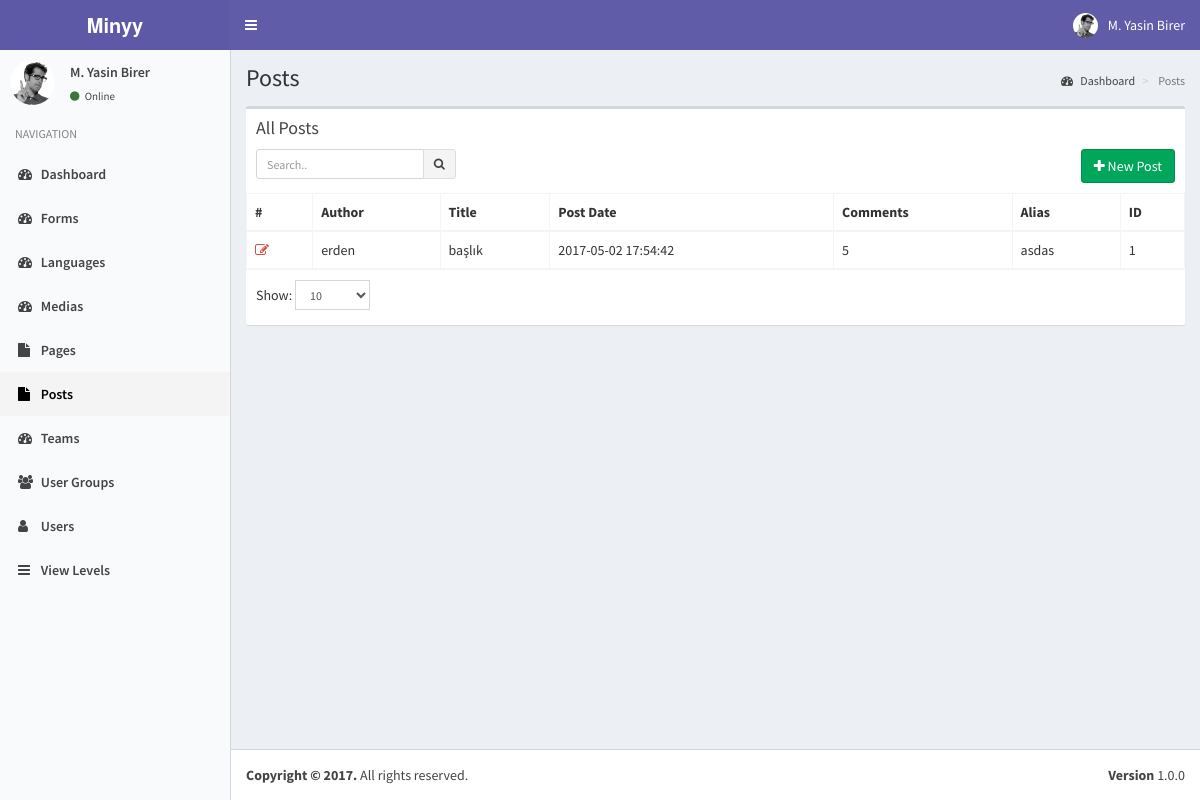
Screenshot of /index.php?controller=module&action=posts (signed in) with the database file from the repository.
### tables this page shows
CREATE TABLE `users` (
  `pk_user_id` int(11) NOT NULL,
  `username` varchar(50) NOT NULL,
  `password` varchar(50) NOT NULL,
  `email` varchar(75) NOT NULL,
  `last_visit` timestamp NOT NULL DEFAULT CURRENT_TIMESTAMP ON UPDATE CURRENT_TIMESTAMP,
  `fullname` varchar(50) DEFAULT NULL,
  `registration_date` timestamp NULL DEFAULT NULL
);

CREATE TABLE `posts` (
  `pk_post_id` int(11) NOT NULL,
  `author_id` int(11) NOT NULL,
  `post_date` timestamp NULL DEFAULT NULL,
  `post_title` text,
  `post_alias` text,
  `post_content` longtext,
  `post_status` varchar(20) DEFAULT NULL,
  `comment_status` varchar(20) DEFAULT NULL,
  `modified_by` int(11) DEFAULT NULL,
  `modified_date` timestamp NULL DEFAULT NULL,
  `guid` varchar(255) DEFAULT NULL,
  `post_type` varchar(20) DEFAULT NULL,
  `comment_count` bigint(20) DEFAULT NULL,
  `post_params` json DEFAULT NULL
);

### helpers/view_helper.php (called while the page is built, shortened)
<?php
class ViewHelper
{
    private static $__layout='public';
    public static function getView($viewFolder,$viewFile){
        Functions::requireFile('views/'.$viewFolder,$viewFile.'.php');
    }
    public static function setLayout($layout){
        self::$__layout=$layout;
    }
    public static function getHeader(){
        require_once('views/'.self::$__layout.'_header.php');
    }
}
?>

### controllers/posts_controller.php (called while the page is built, shortened)
<?php
class PostsController implements ModuleInterface
{
    public static function getList($params=array()) {
        $search_term=isset($_GET['search_term']) ? Functions::clearString($_GET['search_term']) : "";
        $order_by=isset($_GET['order_by']) && !empty($_GET['order_by']) ? strtolower(Functions::clearString($_GET['order_by'])) : "id";
        $order_dir=isset($_GET['order_dir']) && !empty($_GET['order_dir']) ? strtolower(Functions::clearString($_GET['order_dir'])) : "desc";
        $limit=isset($_GET['limit']) && !empty($_GET['limit']) ? (int) Functions::clearString($_GET['limit']) : 20;
        $page=isset($_GET['page']) && !empty($_GET['page']) ? (int) Functions::clearString($_GET['page']) : 1;
        $offset=($page-1)*$limit;
        $params=[
            "search_term"=>$search_term,
            "order_by"=>$order_by,
            "order_dir"=>$order_dir,
            "limit"=>$limit,
            "offset"=>$offset
        ];
        $objList = Posts::getObjList($params);
        ViewHelper::getView('posts','posts');
    }
}
?>

### index.php (called while the page is built, shortened)
<?php
require_once('helpers/view_helper.php');
require_once('helpers/functions_helper.php');
require_once('helpers/translate_helper.php');
require_once('models/users_model.php');
require_once('models/view_levels_model.php');
require_once('models/posts_model.php');
require_once('routes.php');

### models/users_model.php (called while the page is built, shortened)
<?php
class Users implements DatabaseObject {
    public $groups;
    public function __construct($pk_user_id,$username,$password,$email,$last_visit,$fullname,$registration_date){
        $this->fullname=$fullname;
        $this->groups=$this->getUserGroups($pk_user_id);
        $this->modules=$this->getUserModules($pk_user_id);
    }
    public static function getObj($id){
        try{
            $db = Db::getInstance();
            $id = intval($id);
            $req = $db->prepare('SELECT * FROM users WHERE pk_user_id = :pk_user_id');
            $req->execute(array('pk_user_id' => $id));
            $obj = $req->fetch();
            if($obj){
                return new Users( $obj['pk_user_id'],
                                    $obj['username'],
                                    $obj['password'],
                                    $obj['email'],
                                    $obj['last_visit'],
                                    $obj['fullname'],
                                    $obj['registration_date']);
            }
            else{
                return [];
            }
        }
        catch (PDOException $e){
            return $e->getMessage();
        }
    }
    public function getUserGroups($id){
        try{
            $db = Db::getInstance();
            $id = intval($id);
            $req = $db->prepare('SELECT * FROM user_usergroup_map WHERE pk_user_id = :pk_user_id');
            $req->execute(array('pk_user_id' => $id));
            $list=[];
            foreach($req->fetchAll() as $obj) {
                $list[]= $obj['pk_group_id'];
            }
            return $list;
        }
        catch (PDOException $e){
            return $e->getMessage();
        }
    }
    public function getUserModules($id){
        $modules=[];
        $params=[
            "search_term"=>"",
            "order_by"=>"name",
            "order_dir"=>"asc",
            "limit"=>"1000",
            "offset"=>"0"
        ];
        $viewLevels=ViewLevels::getObjList($params);
        foreach($viewLevels as $viewObj){
            $voGroups=json_decode($viewObj->groups);
            $voModules=json_decode($viewObj->modules);
            foreach($this->groups as $uoGroup){
                if(in_array($uoGroup,$voGroups)){
                    $modules=array_merge($modules,$voModules);
                }
            }
        }
        $modules=array_merge(array_unique($modules));
        asort($modules);
        global $controllers;
        foreach($modules as $kmodule=>$vmodule){
            $modules[$kmodule]=$controllers['module'][$vmodule];
        }
        return $modules;
    }
}

### models/view_levels_model.php (called while the page is built, shortened)
<?php
class ViewLevels implements DatabaseObject {
    public function __construct($pk_view_level_id,$title,$groups,$modules){
        $this->groups=$groups;
        $this->modules=$modules;
    }
    public static function getObjList($params){
        $list = [];
        $order_dirs=array("desc","asc");
        $key=array_search($params["order_dir"],$order_dirs);
        $order_dir=$order_dirs[($key) ? $key : 0];
        $order_columns=array("pk_view_level_id", "title");
        $key=array_search($params["order_by"],$order_columns);
        $order_by=$order_columns[($key) ? $key : 0];
        $limit=$params["limit"] ? $params["limit"] : "20";
        $offset=$params["offset"] ? $params["offset"] : "0";
        $query="SELECT * FROM view_levels";
        $query.=" ORDER BY $order_by $order_dir LIMIT :offset , :limit";
        $db = Db::getInstance();
        $req = $db->prepare($query);
        $req->bindValue(':limit', intval($limit), PDO::PARAM_INT);
        $req->bindValue(':offset', intval($offset), PDO::PARAM_INT);
        $req->execute();
        foreach($req->fetchAll() as $obj) {
            $list[] = new ViewLevels( $obj['pk_view_level_id'],
                                $obj['title'],
                                $obj['groups'],
                                $obj['modules']);
        }
        return $list;
    }
}

### models/posts_model.php (called while the page is built, shortened)
<?php
    class Posts implements DatabaseObject {
        public function __construct($pk_post_id,$author_id,$author_name,$post_date,$post_title,$post_alias,$post_content,$post_status,$comment_status,$modified_by,$modified_date,$guid,$post_type,$comment_count,$post_params){
            $this->pk_post_id=$pk_post_id;
            $this->author_name=$author_name;
            $this->post_date=$post_date;
            $this->post_title=$post_title;
            $this->post_alias=$post_alias;
            $this->comment_count=$comment_count;
        }
        public static function getObjList($params){
            $list = [];
            $order_dirs=array("desc","asc");
            $key=array_search($params["order_dir"],$order_dirs);
            $order_dir=$order_dirs[($key) ? $key : 0];
            $order_columns=array("pk_post_id","author_id", "post_date", "modified_by", "modified_date", "post_type", "comment_count");
            $key=array_search($params["order_by"],$order_columns);
            $order_by=$order_columns[($key) ? $key : 0];
            $limit=$params["limit"] ? $params["limit"] : "20";
            $offset=$params["offset"] ? $params["offset"] : "0";
            $query="SELECT p.pk_post_id,p.author_id,u.username,p.post_date,p.post_title,p.post_alias,p.post_status,p.comment_status,p.modified_by,p.modified_date,p.guid,p.post_type,p.comment_count,p.post_params FROM minyy.posts as p LEFT JOIN minyy.users as u on p.author_id=u.pk_user_id";
            $query.=" ORDER BY $order_by $order_dir LIMIT :offset , :limit";
            $db = Db::getInstance();
            $req = $db->prepare($query);
            $req->bindValue(':limit', intval($limit), PDO::PARAM_INT);
            $req->bindValue(':offset', intval($offset), PDO::PARAM_INT);
            $req->execute();
            foreach($req->fetchAll() as $obj) {
                $list[] = new Posts( $obj['pk_post_id'],
                                    $obj['author_id'],
                                    $obj['username'],
                                    $obj['post_date'],
                                    $obj['post_title'],
                                    $obj['post_alias'],
                                    '',
                                    $obj['post_status'],
                                    $obj['comment_status'],
                                    $obj['modified_by'],
                                    $obj['modified_date'],
                                    $obj['guid'],
                                    $obj['post_type'],
                                    $obj['comment_count'],
                                    $obj['post_params']);
            }
            return $list;
        }
    }
?>

### views/posts/posts.php (the view, shortened to what this page needs)
<?php ViewHelper::getHeader(); ?>
<?php
    global $objList;
    global $params;
?>
<section class="content-header">
    <h1>
    </h1>
    <ol class="breadcrumb">
    <li><a href="index.php"><i class="fa fa-dashboard"></i> <?php T::__("Dashboard"); ?></a></li>
    <li class="active"> <?php T::__("Posts"); ?></li>
    </ol>
</section>
<section class="content">
    <div class="row">
    <div class="col-xs-12">
        <div class="box">
        <div class="box-header">
            <h3 class="box-title"><?php T::__("All Posts"); ?></h3>
            <div class="box-toolbox">
            <form id="search-form">
            <div class="input-group input-group-sm pull-left search-form">
                <input type="text" name="table_search" class="form-control pull-right" placeholder="<?php T::__("Search.."); ?>" <?php echo !empty(Functions::getUrlVariableValue("search_term")) ? "value='".htmlspecialchars(urldecode(Functions::getUrlVariableValue("search_term")))."'" : ""; ?> />
                <div class="input-group-btn">
                <button type="submit" class="btn btn-default"><i class="fa fa-search"></i></button>
                </div>
            </div>
            </form>
            <a href="index.php?controller=module&action=posts&do=add">
                <button type="button" class="btn btn-success pull-right">
                    <i class="fa fa-plus"></i> <?php T::__("New Post"); ?>
                </button>
            </a>
            </div>
        </div>
        <div class="box-body table-responsive no-padding">
            <table class="table table-hover table-bordered">
            <thead>
                <tr>
                    <th>#</th>
                    <th><?php T::__("Author"); ?></th>
                    <th><?php T::__("Title"); ?></th>
                    <th><?php T::__("Post Date"); ?></th>
                    <th><?php T::__("Comments"); ?></th>
                    <th><?php T::__("Alias"); ?></th>
                    <th><?php T::__("ID"); ?></th>
                </tr>
            </thead>
            <tbody>
            <?php $i=$params['offset']+1; foreach($objList as $post): ?>
            <tr data-id="<?php echo $post->pk_post_id; ?>">
                <td><a data-toggle="tooltip" title="Düzenle" class="text-red" href="index.php?controller=module&action=posts&do=edit&id=<?php echo $post->pk_post_id; ?>"><i class="fa fa-edit"></i></a></td>
                <td class="has-link"><?php echo $post->author_name; ?></td>
                <td class="has-link"><?php echo $post->post_title; ?></td>
                <td class="has-link"><?php echo $post->post_date; ?></td>
                <td class="has-link"><?php echo $post->comment_count; ?></td>
                <td class="has-link"><?php echo $post->post_alias; ?></td>
                <td class="has-link"><?php echo $post->pk_post_id; ?></td>
            </tr>
            <?php endforeach; ?>
            </tbody></table>
        </div>
        <div class="box-footer clearfix">
            <div class="table-length dataTables_length pull-left">
                <label><?php T::__("Show:"); ?>
                    <select name="limit" class="form-control input-sm">
                    <option value="10" <?php echo Functions::getUrlVariableValue("limit")=="10" ? "selected" : ""; ?>>10</option>
                    </select>
                </label>
            </div>
        </div>
        </div>
    </div>
    </div>
</section>

### views/static/header.php (shortened to what this page needs)
<?php
global $currentUser;
?>
<a href="index2.html" class="logo">
    <span class="logo-lg"><b>Minyy</b></span>
</a>
<nav class="navbar navbar-static-top">
    <a href="#" class="sidebar-toggle" data-toggle="offcanvas" role="button">
    </a>
    <div class="navbar-custom-menu">
    <ul class="nav navbar-nav">
        <li class="dropdown user user-menu">
        <a href="#" class="dropdown-toggle" data-toggle="dropdown">
            <img src="assets/img/user2-160x160.jpg" class="user-image" alt="User Image">
            <span class="hidden-xs"><?php echo $currentUser->fullname; ?></span>
        </a>
            </li>
        </ul>
    </div>
</nav>

### views/static/sidebar.php
<?php
global $currentUser;
?>
<section class="sidebar">
    <div class="user-panel">
    <div class="pull-left image">
        <img src="assets/img/user2-160x160.jpg" class="img-circle" alt="User Image">
    </div>
    <div class="pull-left info">
        <p><?php echo $currentUser->fullname; ?></p>
        <a href="#"><i class="fa fa-circle text-success"></i> <?php echo T::__('Online'); ?></a>
    </div>
    </div>
    <ul class="sidebar-menu">
    <li class="header"><?php echo T::__('NAVIGATION'); ?></li>
    <?php
    foreach($currentUser->modules as $module=>$moduleProps):
    ?>
    <li class="<?php echo Functions::isActive($moduleProps["key"]); ?>">
        <a href="index.php?controller=module&action=<?php echo $moduleProps["key"]; ?>"><i class="fa <?php echo $moduleProps["icon"]; ?>"></i> <?php echo $moduleProps["name"]; ?></a>
    </li>
    <?php endforeach; ?>
    </ul>
</section>

### assets/css/style.css (style rules this page uses)
.box-toolbox::after { display: block; clear: both; content: ""; }
.box-toolbox .search-form { max-width: 200px; }
.box-toolbox { margin-top: 10px; }

### rows the page displays
users: fullname "M. Yasin Birer"
posts: author.username "erden", post_title "başlık", post_date "2017-05-02 17:54:42", comment_count "5", post_alias "asdas", pk_post_id "1"

### other values shown
$text "Online NAVIGATION Posts Dashboard Posts All Posts New Post Author Title Post Date Comments Alias ID Show:"
$moduleProps["name"] "Dashboard"
$moduleProps["name"] "Forms"
$moduleProps["name"] "Languages"
$moduleProps["name"] "Medias"
$moduleProps["name"] "Pages"
$moduleProps["name"] "Posts"
$moduleProps["name"] "Teams"
$moduleProps["name"] "User Groups"
$moduleProps["name"] "Users"
$moduleProps["name"] "View Levels"
